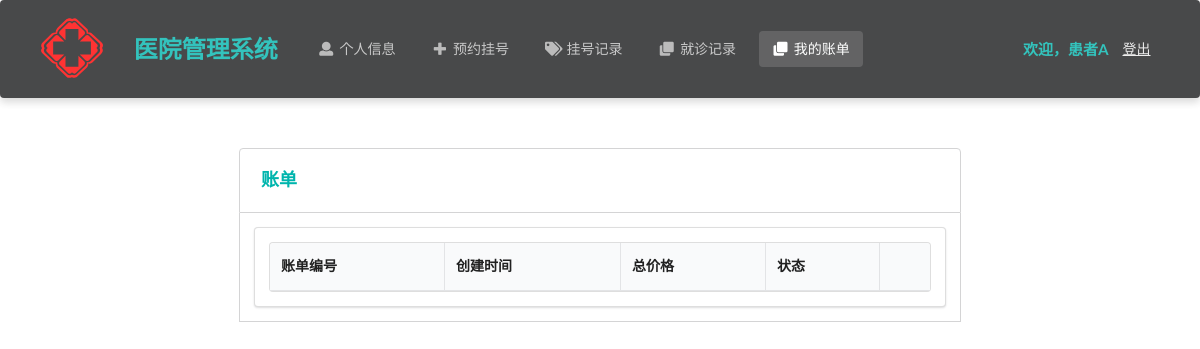
The app's page /patient/bill (signed in), older data.
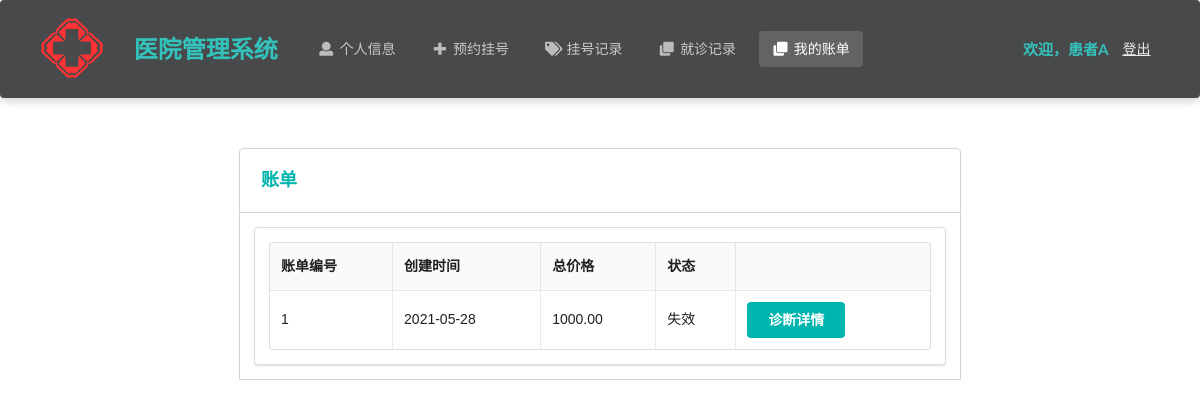
The same page, newer data.
### Hospital/models.py (models this page shows, shortened)
class Bill(models.Model):
    diagnosis = models.ForeignKey(Diagnosis, on_delete=models.CASCADE)
    price = models.DecimalField(max_digits=7, decimal_places=2)
    is_active = models.BooleanField(default=True)
    create_time = models.DateTimeField(auto_now_add=True)

### Hospital/patientViews.py (the view)
# urls.py: path('patient/bill', patientViews.bill),
def bill(request):
    if request.method == 'POST':
        request.session['bill'] = request.POST.get('bill')
        return redirect('/patient/bill/detail')
    identity_card_no = request.session['identity_card_no']
    patient = models.Patient.objects.get(identity_card_no=identity_card_no)
    bills = models.Bill.objects.filter(diagnosis__in=models.Diagnosis.objects.filter(patient=patient))
    num_per_page = 5
    paginator = Paginator(bills, num_per_page)
    page = request.GET.get('page', 1)
    try:
        page_obj = paginator.page(page)
    except PageNotAnInteger:
        page_obj = paginator.page(1)
    except EmptyPage:
        page_obj = paginator.page(paginator.num_pages)
    is_paginated = True if paginator.num_pages > 1 else False
    page_range = paginator.get_elided_page_range(page, on_each_side=3, on_ends=2)
    return render(request, 'patient/bill.html', locals())

### Hospital/templates/patient/bill.html (shortened to what this page needs)
<!DOCTYPE html>
<html lang="ch">
{% load static %}
<head>
    <link rel="stylesheet" href="https://cdn.jsdelivr.net/semantic-ui/2.2.4/semantic.min.css">
    <link rel="stylesheet" href="../../static/Hospital/css/me.css">
    <link rel="stylesheet" href="{% static 'Hospital/css/entry.css' %}">
</head>
<body>
    <nav class="ui inverted  segment m-padded-tb-large m-shadow-small m-opacity-mini">
        <div class="ui container">
            <div class="ui inverted secondary stackable menu">
                <img src="../../static/Hospital/img/logo.svg" height="80" width="80"/>
                <h2 class="ui teal header item">医院管理系统</h2>
                <a href="/patient/info" class="m-item item"><i class="user icon"></i>个人信息</a>
                <a href="/patient/makeAppointment" class="m-item item"><i class="plus icon"></i>预约挂号</a>
                <a href="/patient/appointment" class="m-item item"><i class="tags icon"></i>挂号记录</a>
                <a href="/patient/diagnosis" class="m-item item"><i class="clone icon"></i>就诊记录</a>
                <a href="/patient/bill" class="active m-item item"><i class="clone icon"></i>我的账单</a>
                <div class="right m-item item">
                    <h4 class="ui teal header item">欢迎，{{ patient.name }}</h4>
                    <a href="/patient/logout/" class="text-success "><ins>登出</ins></a>
                </div>
            </div>
        </div>
    </nav>
    <div class="m-container-small m-padded-tb-big">
        <div class="container">
            <div class="ui top attached rounded padded segment">
                <div class="ui middle aligned two column grid">
                    <div class="column">
                        <h3 class="ui teal header">账单</h3>
                    </div>
                </div>
            </div>
            <div class="ui attached segment">
                <div class="ui segment ">
                    <table class="ui celled table">
                        <thead>
                            <tr>
                                <th>账单编号</th>
                                <th>创建时间</th>
                                <th>总价格</th>
                                <th>状态</th>
                                <th></th>
                            </tr>
                        </thead>
                        <tbody>
                            {% for bill in page_obj%}
                            <tr>
                                <td>{{ bill.id }}</td>
                                <td>{{ bill.create_time|date:"Y-m-d" }}</td>
                                <td>{{ bill.price }}</td>
                                <td>{% if bill.is_active %} 激活 {% else %} 失效 {% endif %}</div></td>
                                <td><form action="" method="post">
                                    <button class="ui teal centered button">诊断详情</button>
                                    </form>
                                    </td>
                            {% endfor %}
                            </tbody>
                    </table>
                </div>
            </div>
        </div>
            </div>
    <br>
    <br>
    <br>
</body>
</html>

Row changes from the older to the newer data that the page shows:
added Bill: id "1", create_time "2021-05-28", price "1000.00", is_active "失效"
